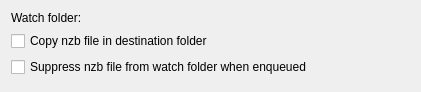
<?xml version="1.0" encoding="UTF-8"?>
<ui version="4.0">
 <class>PreferencesWatchFolder</class>
 <widget class="QWidget" name="PreferencesWatchFolder">
  <property name="geometry">
   <rect>
    <x>0</x>
    <y>0</y>
    <width>421</width>
    <height>92</height>
   </rect>
  </property>
  <property name="toolTip">
   <string/>
  </property>
  <layout class="QVBoxLayout" name="verticalLayout">
   <item>
    <layout class="QHBoxLayout" name="horizontalLayout">
     <item>
      <widget class="QLabel" name="labelWatchFolder">
       <property name="text">
        <string>Watch folder: </string>
       </property>
      </widget>
     </item>
     <item>
      <widget class="KUrlRequester" name="kcfg_watchFolder">
       <property name="minimumSize">
        <size>
         <width>300</width>
         <height>0</height>
        </size>
       </property>
       <property name="toolTip">
        <string>Set download folder</string>
       </property>
       <property name="filter">
        <string notr="true"/>
       </property>
       <property name="clickMessage">
        <string notr="true"/>
       </property>
      </widget>
     </item>
    </layout>
   </item>
   <item>
    <widget class="QCheckBox" name="kcfg_copyNzbFromWatch">
     <property name="toolTip">
      <string>Copy nzb file in destination folder</string>
     </property>
     <property name="text">
      <string>Copy nzb file in destination folder</string>
     </property>
    </widget>
   </item>
   <item>
    <widget class="QCheckBox" name="kcfg_suppressNzbFromWatch">
     <property name="toolTip">
      <string>Suppress nzb file from watch folder when enqueued</string>
     </property>
     <property name="text">
      <string>Suppress nzb file from watch folder when enqueued</string>
     </property>
    </widget>
   </item>
   <item>
    <spacer name="verticalSpacer">
     <property name="orientation">
      <enum>Qt::Vertical</enum>
     </property>
     <property name="sizeHint" stdset="0">
      <size>
       <width>20</width>
       <height>13</height>
      </size>
     </property>
    </spacer>
   </item>
  </layout>
 </widget>
 <customwidgets>
  <customwidget>
   <class>KUrlRequester</class>
   <extends>QFrame</extends>
   <header>kurlrequester.h</header>
   <container>1</container>
  </customwidget>
 </customwidgets>
 <resources/>
 <connections/>
</ui>
